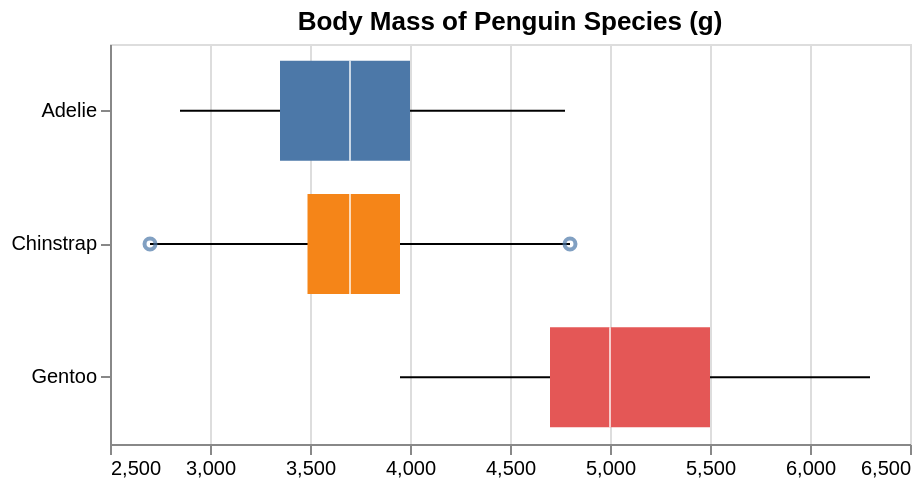

The specification (Vega-Lite) saved for this image:
### Vega specification from a JSON file in a GitHub repository (floating-point values rounded to 4 significant figures)
{"$schema": "https://vega.github.io/schema/vega/v5.json", "background": "white", "padding": 5, "width": 400, "height": 200, "title": {"text": "Body Mass of Penguin Species (g)", "frame": "group"}, "style": "cell", "data": [{"name": "source_0", "values": [{"Species": "Adelie", "lower": 2850, "q1": 3350, "median": 3700, "q3": 4000, "upper": 4775, "outliers": []}, {"Species": "Chinstrap", "lower": 2700, "q1": 3488.0, "median": 3700, "q3": 3950, "upper": 4800, "outliers": [2700, 4800]}, {"Species": "Gentoo", "lower": 3950, "q1": 4700, "median": 5000, "q3": 5500, "upper": 6300, "outliers": []}]}, {"name": "data_1", "source": "source_0", "transform": [{"type": "filter", "expr": "isValid(datum[\"lower\"]) && isFinite(+datum[\"lower\"])"}]}, {"name": "data_2", "source": "source_0", "transform": [{"type": "filter", "expr": "isValid(datum[\"q1\"]) && isFinite(+datum[\"q1\"])"}]}, {"name": "data_3", "source": "source_0", "transform": [{"type": "filter", "expr": "isValid(datum[\"median\"]) && isFinite(+datum[\"median\"])"}]}, {"name": "data_4", "source": "source_0", "transform": [{"type": "flatten", "fields": ["outliers"], "as": ["outliers"]}, {"type": "filter", "expr": "isValid(datum[\"outliers\"]) && isFinite(+datum[\"outliers\"])"}]}], "marks": [{"name": "layer_0_marks", "type": "rule", "style": ["rule"], "from": {"data": "data_1"}, "encode": {"update": {"stroke": {"value": "black"}, "description": {"signal": "\"lower: \" + (format(datum[\"lower\"], \"\")) + \"; Species: \" + (isValid(datum[\"Species\"]) ? datum[\"Species\"] : \"\"+datum[\"Species\"]) + \"; upper: \" + (format(datum[\"upper\"], \"\"))"}, "x": {"scale": "x", "field": "lower"}, "x2": {"scale": "x", "field": "upper"}, "y": {"scale": "y", "field": "Species", "band": 0.5}}}}, {"name": "layer_1_marks", "type": "rect", "style": ["bar"], "from": {"data": "data_2"}, "encode": {"update": {"fill": {"scale": "color", "field": "Species"}, "ariaRoleDescription": {"value": "bar"}, "description": {"signal": "\"q1: \" + (format(datum[\"q1\"], \"\")) + \"; Species: \" + (isValid(datum[\"Species\"]) ? datum[\"Species\"] : \"\"+datum[\"Species\"]) + \"; q3: \" + (format(datum[\"q3\"], \"\"))"}, "x": {"scale": "x", "field": "q1"}, "x2": {"scale": "x", "field": "q3"}, "y": {"scale": "y", "field": "Species"}, "height": {"signal": "max(0.25, bandwidth('y'))"}}}}, {"name": "layer_2_marks", "type": "rect", "style": ["tick"], "from": {"data": "data_3"}, "encode": {"update": {"opacity": {"value": 0.7}, "fill": {"value": "white"}, "ariaRoleDescription": {"value": "tick"}, "description": {"signal": "\"median: \" + (format(datum[\"median\"], \"\")) + \"; Species: \" + (isValid(datum[\"Species\"]) ? datum[\"Species\"] : \"\"+datum[\"Species\"])"}, "y": {"scale": "y", "field": "Species"}, "height": {"signal": "max(0.25, bandwidth('y'))"}, "xc": {"scale": "x", "field": "median"}, "width": {"value": 1}}}}, {"name": "layer_3_marks", "type": "symbol", "style": ["point", "boxplot-outliers"], "from": {"data": "data_4"}, "encode": {"update": {"opacity": {"value": 0.7}, "fill": {"value": "transparent"}, "stroke": {"value": "#4c78a8"}, "ariaRoleDescription": {"value": "point"}, "description": {"signal": "\"outliers: \" + (format(datum[\"outliers\"], \"\")) + \"; Species: \" + (isValid(datum[\"Species\"]) ? datum[\"Species\"] : \"\"+datum[\"Species\"])"}, "x": {"scale": "x", "field": "outliers"}, "y": {"scale": "y", "field": "Species", "band": 0.5}}}}], "scales": [{"name": "x", "type": "linear", "domain": {"fields": [{"data": "data_1", "field": "lower"}, {"data": "data_1", "field": "upper"}, {"data": "data_2", "field": "q1"}, {"data": "data_2", "field": "q3"}, {"data": "data_3", "field": "median"}, {"data": "data_4", "field": "outliers"}]}, "range": [0, {"signal": "width"}], "zero": false, "nice": true}, {"name": "y", "type": "band", "domain": {"fields": [{"data": "data_1", "field": "Species"}, {"data": "data_2", "field": "Species"}, {"data": "data_3", "field": "Species"}, {"data": "data_4", "field": "Species"}], "sort": true}, "range": [0, {"signal": "height"}], "paddingInner": 0.25, "paddingOuter": 0.125}, {"name": "color", "type": "ordinal", "domain": {"data": "data_2", "field": "Species", "sort": true}, "range": "category"}], "axes": [{"scale": "x", "orient": "bottom", "gridScale": "y", "grid": true, "tickCount": {"signal": "ceil(width/40)"}, "domain": false, "labels": false, "aria": false, "maxExtent": 0, "minExtent": 0, "ticks": false, "zindex": 0}, {"scale": "x", "orient": "bottom", "grid": false, "labelFlush": true, "labelOverlap": true, "tickCount": {"signal": "ceil(width/40)"}, "zindex": 0}, {"scale": "y", "orient": "left", "grid": false, "zindex": 0}]}
